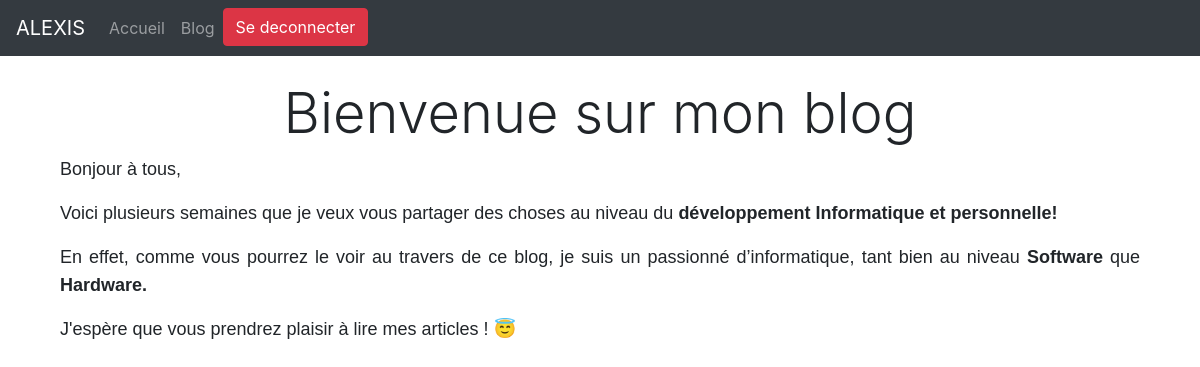
/blog/articles/bienvenue-sur-mon-blog (signed in), run on the app's committed database.
### blog/models.py (models this page shows, shortened)
class Article(models.Model):
    title = models.CharField(max_length=100)
    short_description = models.CharField(max_length=254)
    image = models.ImageField(upload_to='images/')
    content = HTMLField()
    slug = models.SlugField(max_length=100,unique=True)
    created_at = models.DateTimeField(default=timezone.now)
    user = models.ForeignKey(settings.AUTH_USER_MODEL, on_delete=models.CASCADE)
    category = models.ForeignKey('Category', on_delete=models.CASCADE)
    tag = models.ForeignKey('Tag', on_delete=models.CASCADE)
    class Meta:
        verbose_name = 'article'
        get_latest_by = 'created_at'

### blog/views.py (the view)
# urls.py: path('articles/<slug:slug_article>', views.article, name='view_article')
@login_required
def article(request, slug_article):
    article = Article.objects.get(slug=slug_article)
    return render(request, 'blog/article.html', {
        'article': article
    })

### templates/blog/article.html (shortened to what this page needs)
{% extends 'base.html' %}
{% block content %}
    <div id="paper" class="container">
        <h3 class="display-4 text-center mt-4"> {{ article.title }} </h3>
        <div class="container">
        {% autoescape off %}
            <div class="text-justify">
            {{ article.content }}
            </div>
        {% endautoescape %}
        </div>
    </div>
{% endblock %}

### data on the page
Article: title "Bienvenue sur mon blog", content "Bonjour à tous, Voici plusieurs semaines que je veux vous partager des choses au niveau du développement Informatique et personnelle! En effet, comme vous pourrez le voir au travers de ce blog, je suis un passionné d’informatique, tant bien au niveau Software que Hardware. J'espère que vous prendrez plaisir à lire mes articles ! 😇"
